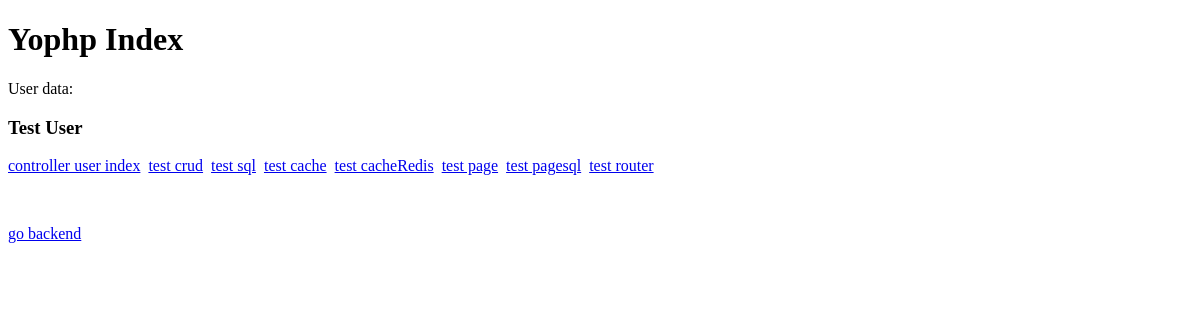
Before: / with the older database file.
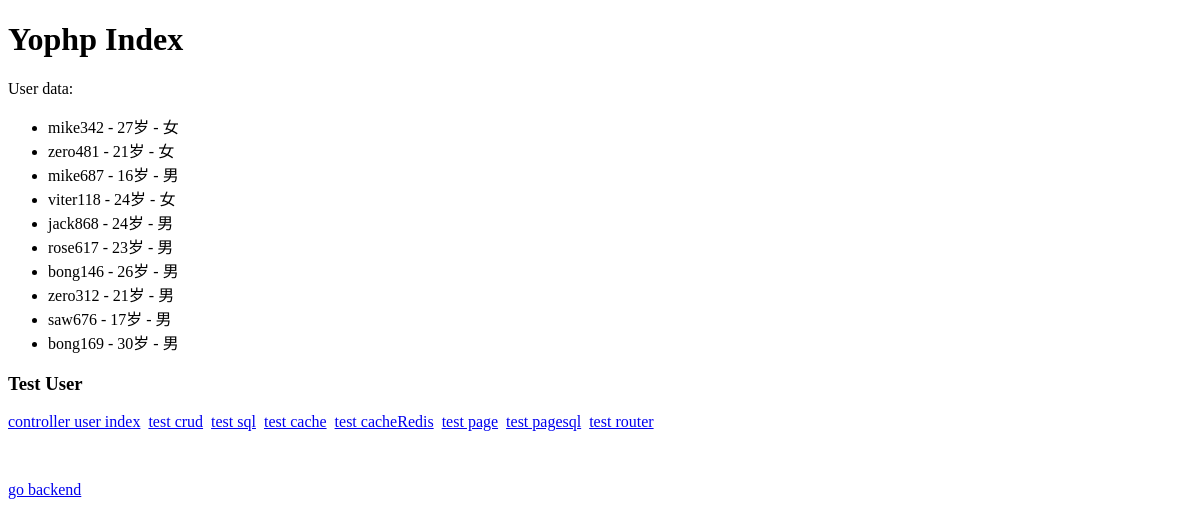
After: the same page with the newer database file.
### tables this page shows
CREATE TABLE `user`  (
  `id` int NOT NULL AUTO_INCREMENT,
  `name` varchar(100) NULL DEFAULT '',
  `age` tinyint NULL DEFAULT 0,
  `sex` tinyint(1) NULL DEFAULT 0,
  `update_time` timestamp NULL DEFAULT CURRENT_TIMESTAMP ON UPDATE CURRENT_TIMESTAMP,
  `create_time` timestamp NULL DEFAULT CURRENT_TIMESTAMP,
  PRIMARY KEY (`id`) USING BTREE
);

### app/controllers/HomeController.php (called while the page is built, shortened)
<?php
class HomeController
{
    public function index() {
        $data = array();
        $userModel = UserModel::getInstance();
        $data['users'] = $userModel->getResult(array("id >="=>1), 10, 0, 'id DESC');
        $data['sexNames'] = $userModel->_sexNames;
        $data['var'] = clean($_GET['var']);
        view()->render('home/index', $data);
    }
}

### framework/init.php (called while the page is built, shortened)
<?php
require FRAMEWORK_DIR.'common.php';
$action = 'index';
$classObj = new $controllerName();
$classObj->$action();

### index.php (called while the page is built, shortened)
<?php
require FRAMEWORK_DIR.'init.php';

### framework/Yo_ModelBase.php (called while the page is built, shortened)
<?php
class Yo_ModelBase
{
    protected $tableName;
    protected $db;
    public function __construct()
    {
        $this->db = Yo_PdoMysql::getInstance()->getDb();
    }
    public function getResult($param=array(), $limit='', $start=0, $orderBy='id DESC')
    {
        $result = array();
        $whereStr = $this->whereStr($param);
        $sql = "SELECT * FROM ". $this->tableName." $whereStr
                ORDER BY $orderBy ";
        if($limit !== '') {
            $sql .= "LIMIT $start, $limit ";
        }
        $sth = $this->db->prepare($sql);
        $sth->execute();
        if ($sth) {
            $result = $sth->fetchAll(PDO::FETCH_ASSOC);
        }
        return $result;
    }
    private function whereStr($param) {
        $whereStr = '';
        if($param && is_array($param)) {
            $whereStr .= ' WHERE ';
            $i = 0;
            foreach($param as $key=>$value) {
                $sy = is_numeric($value) ? '' : "'";
                $keyArray = explode(' ', $key);
                if(count($keyArray) > 1) {
                    $keyName = $keyArray[0];
                    $keySymbol = $keyArray[1];
                    if($keySymbol == 'like') {
                        $whereStr .= "`$keyName` LIKE '%$value%'";
                    } elseif(in_array($keySymbol, array('>', '>=', '<', '<=', '!='))) {
                        $whereStr .= "`$keyName` $keySymbol $sy{$value}$sy";
                    }
                } else {
                    $whereStr .= "`$key`= $sy{$value}$sy";
                }
            }
        }
        return $whereStr;
    }
}

### framework/Yo_PdoMysql.php (called while the page is built, shortened)
<?php
class Yo_PdoMysql {
    private $_dbh;
    public function getDb() {
        if (!$this->_dbh) {
            try {
				$driverOptions = array(
                    PDO::ATTR_PERSISTENT => true
                );
                $contect = new PDO('mysql:host=' . DB_HOST . ';dbname=' . DB_NAME, DB_USER, DB_PASSWORD, $driverOptions);
                if ($contect) {
                    $this->_dbh = $contect;
                    $this->_dbh->query("SET NAMES 'UTF8'");
                }
            } catch (PDOException $e) {
                if (DEBUG_MODE != 'production') {
                    print "Error!: " . $e->getMessage() . "<br/>";
                }
                die();
            }
        }
        return $this->_dbh;
    }
}
?>

### app/models/UserModel.php (called while the page is built, shortened)
<?php
class UserModel extends Yo_ModelBase
{
    protected static $name = 'user';
    private static $_instance;
    public function __construct()
    {
        parent::__construct();
    }
    public static function getInstance()
    {
        if (!(self::$_instance instanceof self)) {
            self::$_instance = new self();
        }
        self::$_instance->tableName = self::$name;
        return self::$_instance;
    }
}

### framework/common.php (called while the page is built, shortened)
<?php
function loadClass($className)
{
    $modelKey = substr($className, -5, 5);
    $frameworklKey = substr($className, 0, 3);
    if($modelKey == 'Model') {
        $file = APP_DIR . 'models/'.$className.'.php';
    } elseif($frameworklKey == 'Yo_') {
        $file = FRAMEWORK_DIR . $className . '.php';
    } else {
        $file = APP_DIR . 'libraries/' . $className . '.php';
        if (file_exists($file)) {
            include_once $file;
        }
    }
}

### app/views/home/index.php (the view, shortened to what this page needs)
<?php view()->render('_header', array(
        'title' => 'Yophp home'
)); ?>
    <h1>Yophp Index</h1>
    <div>User data:</div>
    <div>
        <?php if ($users): ?>
            <ul>
                <?php foreach ($users as $key => $value): ?>
                    <li><?php echo $value['name'] ?> - <?php echo $value['age'] ?>岁
                        - <?php echo $sexNames[$value['sex']] ?></li>
                <?php endforeach; ?>
            </ul>
        <?php endif; ?>
    </div>
    <h3>Test User</h3>
    <div>
        <a href="<?php echo APP_URL ?>/user/index">controller user index</a>&nbsp;
        <a href="<?php echo APP_URL ?>/user/crud">test crud</a>&nbsp;
        <a href="<?php echo APP_URL ?>/user/sql">test sql</a>&nbsp;
        <a href="<?php echo APP_URL ?>/user/cache">test cache</a>&nbsp;
        <a href="<?php echo APP_URL ?>/user/cacheRedis">test cacheRedis</a>&nbsp;
        <a href="<?php echo APP_URL ?>/user/page">test page</a>&nbsp;
        <a href="<?php echo APP_URL ?>/user/pagesql/?sex=1">test pagesql</a>&nbsp;
        <a href="<?php echo APP_URL ?>/u">test router</a>&nbsp;
    </div>
    <div>
        <p>&nbsp;</p>
        <p><a href="<?php echo APP_URL ?>/backend/home">go backend</a></p>
        <p>&nbsp;</p>
    </div>
<?php view()->render('_footer'); ?>

### framework/Yo_View.php (shortened to what this page needs)
<?php
class Yo_View
{
    public function render($view, $data=array()) {
        $viewFile = VIEW_DIR.$view.'.php';
        if(file_exists($viewFile)) {
            include $viewFile;
        }
    }
}

### app/views/_header.php (shortened to what this page needs)
<!DOCTYPE html>
<html>
    <head>
        <link href="/asset/css/style.css" rel="stylesheet" type="text/css" />
    </head>
    <body>

### app/views/_footer.php (shortened to what this page needs)
    </body>
</html>

### asset/css/style.css (style rules this page uses)
body { width: 100%; }

Changed rows visible on the page:
added user: name "mike342", age "27", sex "女"
added user: name "zero481", age "21", sex "女"
added user: name "mike687", age "16", sex "男"
added user: name "viter118", age "24", sex "女"
added user: name "jack868", age "24", sex "男"
added user: name "rose617", age "23", sex "男"
added user: name "bong146", age "26", sex "男"
added user: name "zero312", age "21", sex "男"
added user: name "saw676", age "17", sex "男"
added user: name "bong169", age "30", sex "男"
